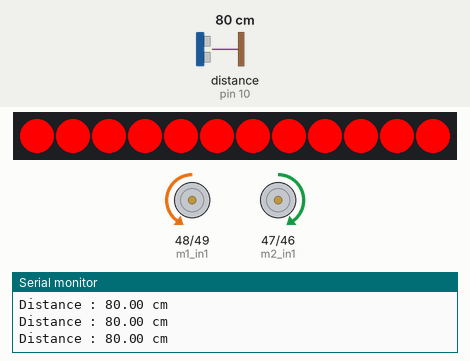
A sketch run on a simulated Arduino Mega 2560, built with avr-gcc and run on an emulated ATmega2560. Parts: 12 RGB LEDs in strip order, left to right, motor-driver pin pairs drawn as motors (green arrow = first pin HIGH = forward, orange = second pin HIGH = backward, longer = more drive, scaled by the enable pin), the last lines printed to the serial monitor. The test bench sets the inputs (shaded band); at power-on: distance to the obstacle (sensor on pin 10) 80 cm.

Above: at 3.1 s.
At 4.5 s:
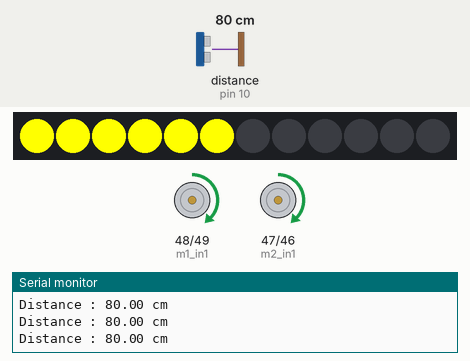
4.6 s: distance to the obstacle (sensor on pin 10) set to 94 cm
6.1 s: distance to the obstacle (sensor on pin 10) set to 103 cm
At 6.4 s:
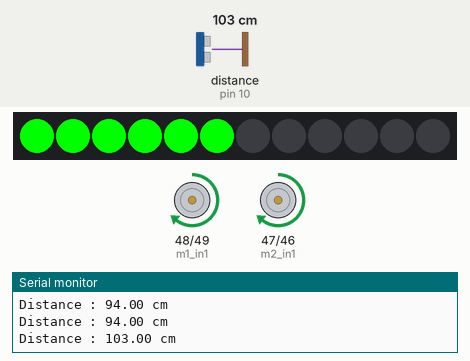
7.6 s: distance to the obstacle (sensor on pin 10) set to 2 cm
At 8.5 s:
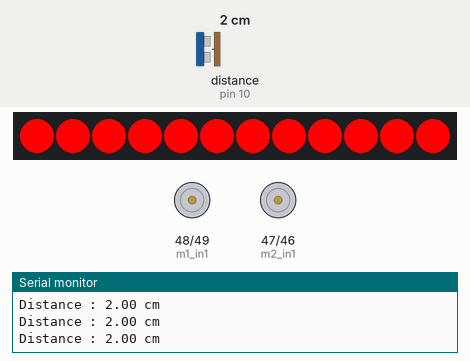
10.6 s: distance to the obstacle (sensor on pin 10) set to 27 cm
13.6 s: distance to the obstacle (sensor on pin 10) set to 33 cm
At 15.8 s:
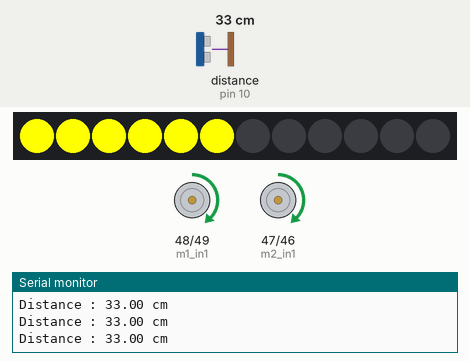
16.6 s: distance to the obstacle (sensor on pin 10) set to 4 cm
At 19.3 s:
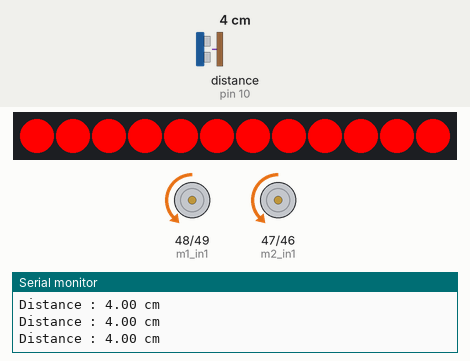
Timing chart, 0 to 20.6 s (numbered marks = the images above; inputs shaded):
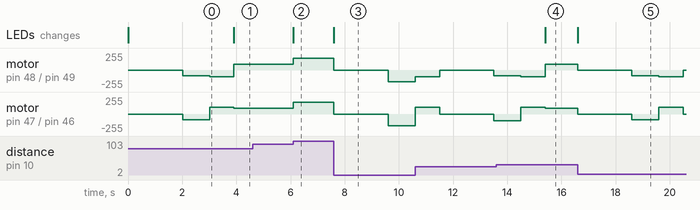

Measured:
- the behaviour switches between 99 and 100 cm on distance to the obstacle (sensor on pin 10) (found by bisection; images 1 and 2)
- the behaviour switches between 29 and 30 cm on distance to the obstacle (sensor on pin 10) (found by bisection; images 3 and 4)
- after the input at 6.1 s, motor on pin 48 (m1_in1) / pin 49 (m1_in2), motor on pin 47 (m2_in1) / pin 46 (m2_in2): forward 89/255 → forward 178/255 at once; the LEDs: change at once (image 2)
- after the input at 7.6 s, motor on pin 48 (m1_in1) / pin 49 (m1_in2), motor on pin 47 (m2_in1) / pin 46 (m2_in2): forward 178/255 → stopped at once, → backward 178/255 2.0 s later; the LEDs: change at once (image 3)
- after the input at 13.6 s, the LEDs: change after 1.8 s (image 4)
- after the input at 16.6 s, motor on pin 48 (m1_in1) / pin 49 (m1_in2): forward 89/255 → stopped at once, → backward 89/255 2.0 s later, → backward 100/255 1.0 s later, → stopped 0.90 s later; motor on pin 47 (m2_in1) / pin 46 (m2_in2): forward 89/255 → stopped at once, → backward 89/255 2.0 s later, → forward 100/255 1.0 s later, → stopped 0.90 s later
- what the display in image 0 shows lasts 3.9 s, from 0.0 s to 3.9 s

The sketch:

Labo2.ino
```cpp
#include <MeAuriga.h>
#include <Wire.h>

#define ALL_LEDS 0
#define LEDNUM 12
#define LED_PIN 44

/* Orion : Ultrasonic module can ONLY be connected to port 3, 4, 6, 7, 8 of base shield. */
MeUltrasonicSensor ultraSensor(PORT_10);
MeRGBLed led(0, LEDNUM);

int speed = 255 * 0.70;
int halfPwm = speed / 2;
const int turnPwm = 100;

//Motor Left
const int m1_pwm = 11;
const int m1_in1 = 48;
const int m1_in2 = 49;

//Motor Right
const int m2_pwm = 10;
const int m2_in1 = 47;
const int m2_in2 = 46;


const int detection_min = 30;
const int detection_max = 100;


int long_delay = 2000;
int short_delay = 1000;
int turn_delay = 900;

unsigned long currentTime = 0;

unsigned long previousTime = 0;

unsigned long previousReadTime = 0;
unsigned long previousPrintTime = 0;

const int print_Rate = 250;
const int reading_Rate = 100;

enum state { FORWARD,
             SLOWING_DOWN,
             REVERSING,
             STOP,
             TURNING } currentState = FORWARD;

float distance;


void setup() {
  led.setpin(LED_PIN);
  Serial.begin(115200);
  pinMode(m1_pwm, OUTPUT);
  pinMode(m1_in2, OUTPUT);
  pinMode(m1_in1, OUTPUT);

  pinMode(m2_pwm, OUTPUT);
  pinMode(m2_in2, OUTPUT);
  pinMode(m2_in1, OUTPUT);
}

void loop() {

  currentTime = millis();
  distance = readDistance(currentTime);
  printDistance();
  stateManager();
}

float readDistance(unsigned long currentTime) {

  if (currentTime - previousReadTime >= reading_Rate) {
    previousReadTime = currentTime;
    float d = ultraSensor.distanceCm();
    if (d > 0) distance = d ;
  }
  return distance;
}

void printDistance() {
  if (currentTime - previousPrintTime >= print_Rate) {
    previousPrintTime = currentTime;
    Serial.print("Distance : ");
    Serial.print(ultraSensor.distanceCm());
    Serial.println(" cm");
  }
}
void normalDrive() {
  digitalWrite(m1_in2, LOW);
  digitalWrite(m1_in1, HIGH);
  analogWrite(m1_pwm, speed);  //Set speed via PWM

  digitalWrite(m2_in2, LOW);
  digitalWrite(m2_in1, HIGH);
  analogWrite(m2_pwm, speed);  //Set speed via PWM

  for (uint8_t t = 0; t < LEDNUM / 2; t++) {
    led.setColorAt(t, 0, 255, 0);
  }
  led.show();
  led.setColor(0, 0, 0);
}


void stop() {
  analogWrite(m1_pwm, 0);
  analogWrite(m2_pwm, 0);

  for (uint8_t i = 0; i < LEDNUM; i++) {
    led.setColorAt(i, 255, 0, 0);
  }
  led.show();
  led.setColor(0, 0, 0);
}

void reduceSpeed() {

  digitalWrite(m1_in2, LOW);
  digitalWrite(m1_in1, HIGH);
  analogWrite(m1_pwm, halfPwm);

  digitalWrite(m2_in2, LOW);
  digitalWrite(m2_in1, HIGH);
  analogWrite(m2_pwm, halfPwm);

  for (uint8_t i = 0; i < LEDNUM / 2; i++) {
    led.setColorAt(i, 255, 255, 0);
  }
  led.show();
  led.setColor(0, 0, 0);
}
void reverse() {

  digitalWrite(m1_in2, HIGH);
  digitalWrite(m1_in1, LOW);
  analogWrite(m1_pwm, halfPwm);

  digitalWrite(m2_in2, HIGH);
  digitalWrite(m2_in1, LOW);
  analogWrite(m2_pwm, halfPwm);
}

void turn() {

  digitalWrite(m1_in2, HIGH);
  digitalWrite(m1_in1, LOW);
  analogWrite(m1_pwm, turnPwm);

  digitalWrite(m2_in2, LOW);
  digitalWrite(m2_in1, HIGH);
  analogWrite(m2_pwm, turnPwm);
}

void stateManager() {
  switch (currentState) {

    case FORWARD:
      if (distance < detection_min) {
        currentState = STOP;
        previousTime = currentTime;
      } else if (distance < detection_max) {
        currentState = SLOWING_DOWN;
      } else {
        normalDrive();
      }
      break;

    case SLOWING_DOWN:
      if (distance < detection_min) {
        currentState = STOP;
        previousTime = currentTime;
      } else if (distance >= detection_max) {
        currentState = FORWARD;
      } else {
        reduceSpeed();
      }
      break;

    case STOP:
      stop();
      if (currentTime - previousTime >= long_delay) {
        currentState = REVERSING;
        previousTime = currentTime;
      }
      break;

    case REVERSING:
      reverse();
      if (currentTime - previousTime >= short_delay) {
        currentState = TURNING;
        previousTime = currentTime;
      }
      break;

    case TURNING:
      turn();
      if (currentTime - previousTime >= turn_delay) {
        currentState = FORWARD;
      }
      break;

    default:
      currentState = STOP;
      previousTime = currentTime;
  }
}
```
